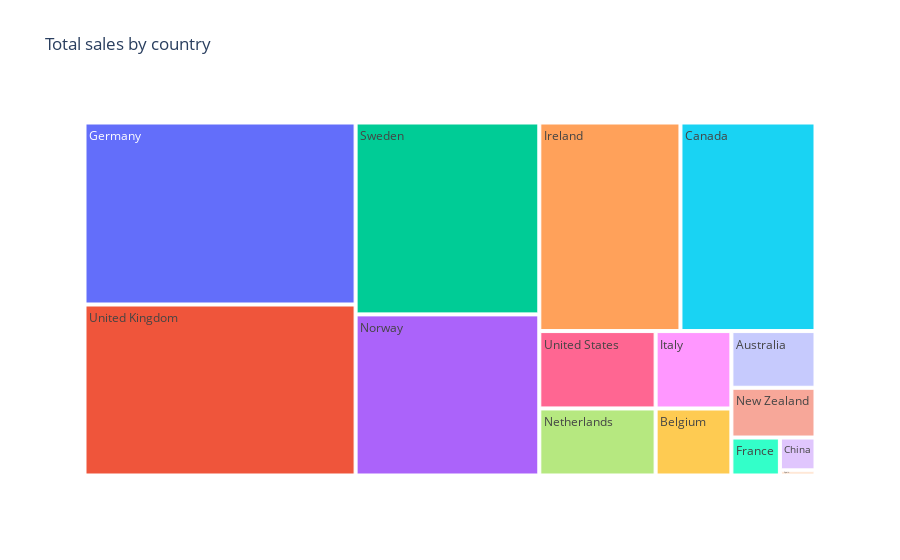

Write notebook code for a chart like this one.
### Markdown cell above
*Representación de las ventas realizadas por país (treemap de plotly express).*

### Code cell
# Agrupo por país y sumo las ventas
transactions_with_companies = dict_transactions['transactions'].merge(dict_transactions['companies'][['company_id', 'country']], on='company_id', how='left')

country_sum_accepted_sales = transactions_with_companies.groupby('country')['amount'].sum().reset_index()
total_accepted_amount = country_sum_accepted_sales['amount'].sum()
country_sum_accepted_sales['percentage'] = country_sum_accepted_sales['amount'] / total_accepted_amount * 100

# Crear el treemap con plotly
fig2 = px.treemap(country_sum_accepted_sales, 
                 path=['country'], 
                 values='amount', 
                 title='Total sales by country',
                 labels={'amount': 'Total sales ($)'},
                 hover_data={'percentage': ':.2f%'})            # No salen con soo 2 decimales!!

# Mostrar el gráfico
fig2.show()

### Figure 1 — Plotly figure (JSON) as saved in the notebook; plotly's stock layout.template omitted (floating-point values rounded to 4 significant figures)
{"data": [{"branchvalues": "total", "customdata": [[1.848], [1.968], [10.91], [0.453], [0.7134], [19.12], [11.41], [2.274], [3.022], [1.622], [11.47], [0.07087], [13.66], [17.96], [3.488]], "domain": {"x": [0, 1], "y": [0, 1]}, "hovertemplate": "labels=%{label}<br>Total sales ($)=%{value}<br>parent=%{parent}<br>id=%{id}<br>percentage=%{customdata[0]:.2f%}<extra></extra>", "ids": ["Australia", "Belgium", "Canada", "China", "France", "Germany", "Ireland", "Italy", "Netherlands", "New Zealand", "Norway", "Spain", "Sweden", "United Kingdom", "United States"], "labels": ["Australia", "Belgium", "Canada", "China", "France", "Germany", "Ireland", "Italy", "Netherlands", "New Zealand", "Norway", "Spain", "Sweden", "United Kingdom", "United States"], "name": "", "parents": ["", "", "", "", "", "", "", "", "", "", "", "", "", "", ""], "type": "treemap", "values": [2785.0, 2966.0, 16450.0, 682.7, 1075.0, 28820.0, 17190.0, 3427.0, 4554.0, 2445.0, 17290.0, 106.8, 20590.0, 27070.0, 5256.0]}], "layout": {"legend": {"tracegroupgap": 0}, "title": {"text": "Total sales by country"}}}
